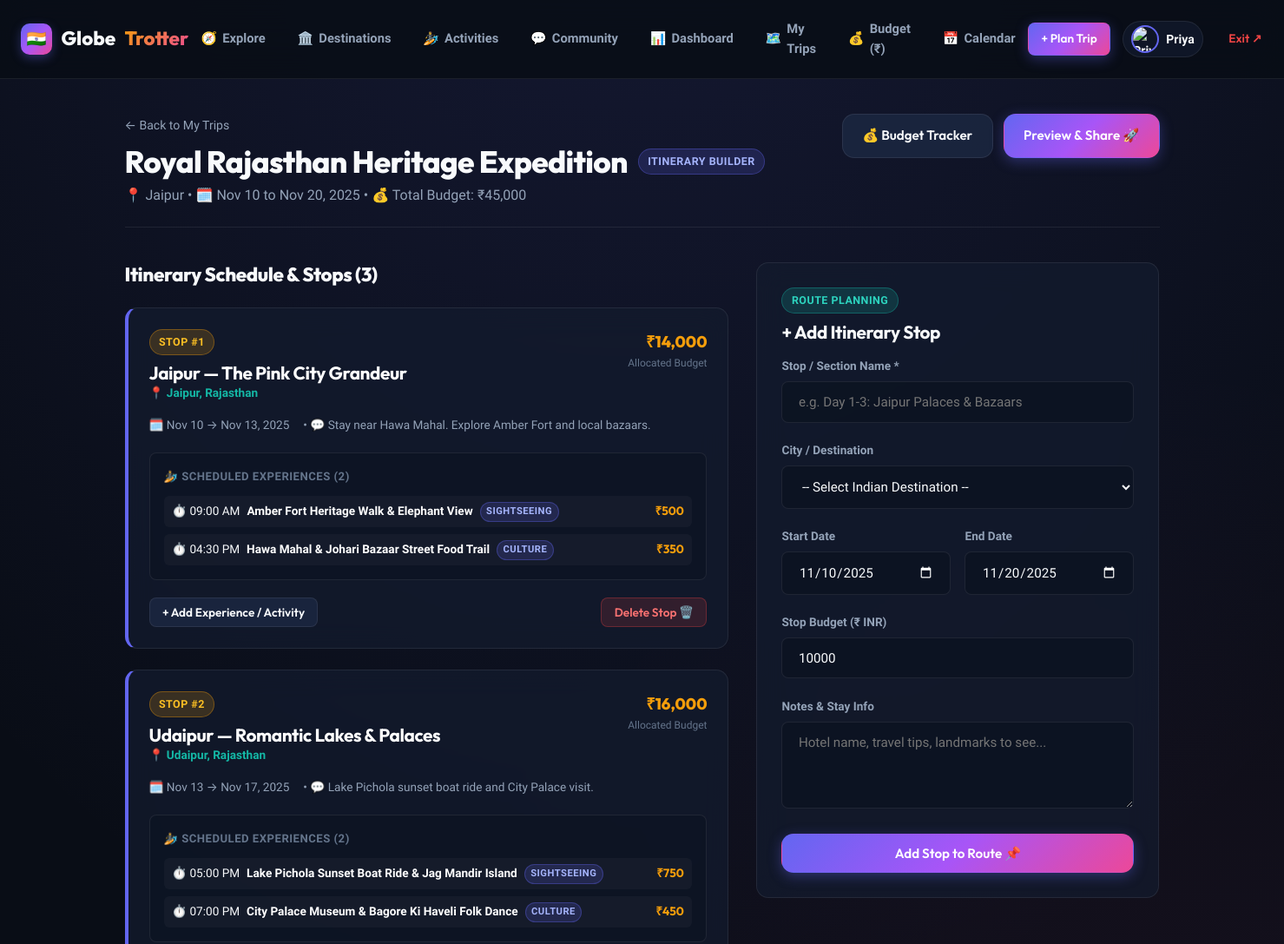
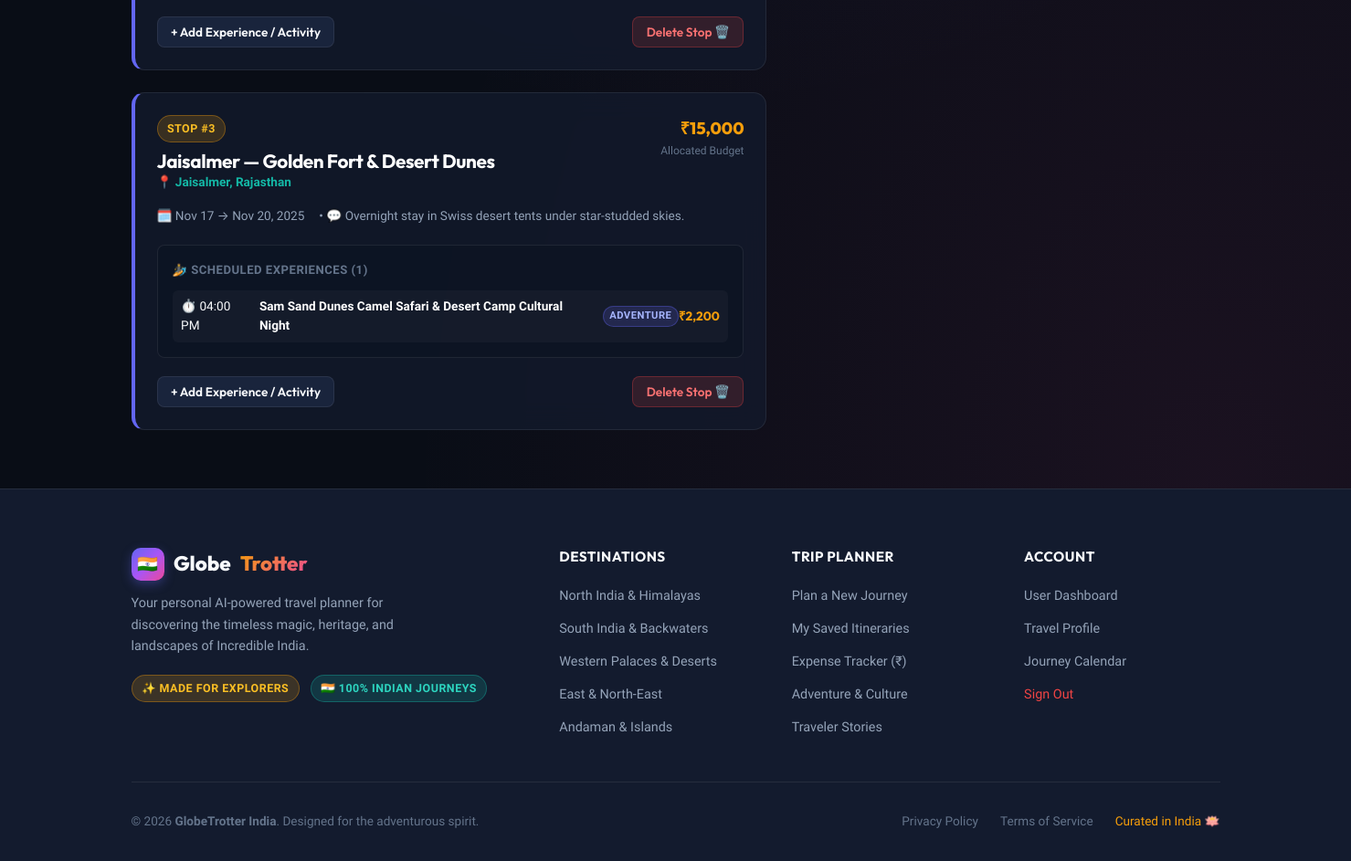
Screenshot of /itinerary_builder.php?trip_id=1 (signed in) with the database file from the repository (2 pictures, top to bottom).
### tables this page shows
CREATE TABLE IF NOT EXISTS trips (
    id INT AUTO_INCREMENT PRIMARY KEY,
    user_id INT NOT NULL,
    country_id INT,
    city_id INT,
    name VARCHAR(150) NOT NULL,
    description TEXT,
    notes TEXT,
    start_date DATE,
    end_date DATE,
    cover_photo VARCHAR(500),
    total_budget DECIMAL(10,2) DEFAULT 0.00,
    status ENUM('planned', 'ongoing', 'completed') DEFAULT 'planned',
    is_public BOOLEAN DEFAULT FALSE,
    share_slug VARCHAR(255) UNIQUE,
    created_at TIMESTAMP DEFAULT CURRENT_TIMESTAMP,
    FOREIGN KEY (user_id) REFERENCES users(id) ON DELETE CASCADE,
    FOREIGN KEY (country_id) REFERENCES countries(id) ON DELETE SET NULL,
    FOREIGN KEY (city_id) REFERENCES cities(id) ON DELETE SET NULL
);

CREATE TABLE IF NOT EXISTS cities (
    id INT AUTO_INCREMENT PRIMARY KEY,
    country_id INT NOT NULL,
    region_id INT,
    name VARCHAR(100) NOT NULL,
    state VARCHAR(100),
    population INT,
    cost_index DECIMAL(5,2) DEFAULT 1.00,
    popularity_score INT DEFAULT 80,
    avg_daily_cost INT DEFAULT 2500,  
    image_url VARCHAR(500),
    description TEXT,
    best_time_to_visit VARCHAR(100),
    FOREIGN KEY (country_id) REFERENCES countries(id) ON DELETE CASCADE,
    FOREIGN KEY (region_id) REFERENCES regions(id) ON DELETE SET NULL,
    UNIQUE KEY uq_city_country (name, country_id)
);

CREATE TABLE IF NOT EXISTS itinerary_sections (
    id INT AUTO_INCREMENT PRIMARY KEY,
    trip_id INT NOT NULL,
    city_id INT,
    section_name VARCHAR(150) NOT NULL,
    start_date DATE,
    end_date DATE,
    budget DECIMAL(10,2) DEFAULT 0.00,
    order_index INT DEFAULT 1,
    notes TEXT,
    FOREIGN KEY (trip_id) REFERENCES trips(id) ON DELETE CASCADE,
    FOREIGN KEY (city_id) REFERENCES cities(id) ON DELETE SET NULL
);

CREATE TABLE IF NOT EXISTS trip_activities (
    id INT AUTO_INCREMENT PRIMARY KEY,
    stop_id INT NOT NULL,
    activity_id INT NOT NULL,
    scheduled_time VARCHAR(20),
    notes TEXT,
    cost DECIMAL(10,2) DEFAULT 0.00,
    is_completed BOOLEAN DEFAULT FALSE,
    FOREIGN KEY (stop_id) REFERENCES itinerary_sections(id) ON DELETE CASCADE,
    FOREIGN KEY (activity_id) REFERENCES activities(id) ON DELETE CASCADE,
    UNIQUE KEY uq_stop_activity (stop_id, activity_id)
);

CREATE TABLE IF NOT EXISTS activities (
    id INT AUTO_INCREMENT PRIMARY KEY,
    city_id INT,
    name VARCHAR(150) NOT NULL,
    description TEXT,
    category VARCHAR(100) DEFAULT 'Sightseeing',
    cost DECIMAL(10,2) DEFAULT 0.00,  
    duration INT DEFAULT 120,  
    image_url VARCHAR(500),
    created_at TIMESTAMP DEFAULT CURRENT_TIMESTAMP,
    FOREIGN KEY (city_id) REFERENCES cities(id) ON DELETE SET NULL
);

### includes/auth_guard.php (called while the page is built, shortened)
<?php
function require_auth(): int {
    return (int)$_SESSION['user_id'];
}
?>

### itinerary_builder.php (the view, shortened to what this page needs)
<?php
require_once 'includes/auth_guard.php';
require_once 'includes/db_connect.php';
$userId = require_auth();
$tripId = isset($_GET['trip_id']) ? intval($_GET['trip_id']) : 0;
$tripStmt = $conn->prepare("SELECT t.*, c.name AS city_name, c.state AS city_state
    FROM trips t
    LEFT JOIN cities c ON t.city_id = c.id
    WHERE t.id = ? AND t.user_id = ?");
$tripStmt->bind_param("ii", $tripId, $userId);
$tripStmt->execute();
$trip = $tripStmt->get_result()->fetch_assoc();
$stopsQuery = $conn->query("SELECT s.*, c.name AS city_name, c.state AS city_state
    FROM itinerary_sections s
    LEFT JOIN cities c ON s.city_id = c.id
    WHERE s.trip_id = {$tripId}
    ORDER BY s.order_index ASC, s.start_date ASC");
$stops = $stopsQuery->fetch_all(MYSQLI_ASSOC);
include 'includes/header.php';
?>
<div class="main-content">
  <div class="container">
    <div style="display:flex; justify-content:space-between; align-items:flex-start; flex-wrap:wrap; gap:1.5rem; margin-bottom:2.5rem; padding-bottom:1.5rem; border-bottom:1px solid var(--border);">
      <div>
        <a href="my_trips.php" class="text-muted" style="font-size:0.88rem; display:inline-flex; align-items:center; gap:0.35rem; margin-bottom:0.5rem;">
          ← Back to My Trips
        </a>
        <div style="display:flex; align-items:center; gap:0.75rem;">
          <h1 style="font-size:2.2rem; font-weight:800;"><?php echo htmlspecialchars($trip['name']); ?></h1>
          <span class="badge badge-primary">Itinerary Builder</span>
        </div>
        <p class="text-muted" style="margin-top:0.25rem;">
          📍 <?php echo htmlspecialchars($trip['city_name'] ?? 'India'); ?> • 🗓️ <?php echo date('M d', strtotime($trip['start_date'])); ?> to <?php echo date('M d, Y', strtotime($trip['end_date'])); ?> • 💰 Total Budget: ₹<?php echo number_format($trip['total_budget']); ?>
        </p>
      </div>
      <div style="display:flex; gap:0.75rem;">
        <a href="budget.php?trip_id=<?php echo $tripId; ?>" class="btn btn-secondary">💰 Budget Tracker</a>
        <a href="itinerary_view.php?trip_id=<?php echo $tripId; ?>" class="btn btn-primary">Preview &amp; Share 🚀</a>
      </div>
    </div>
    <div style="display:grid; grid-template-columns: 1.8fr 1.2fr; gap:2rem; align-items:start;">
      <div>
        <div style="display:flex; justify-content:space-between; align-items:center; margin-bottom:1.5rem;">
          <h2 style="font-size:1.4rem; font-weight:800;">Itinerary Schedule &amp; Stops (<?php echo count($stops); ?>)</h2>
        </div>
        <?php if (empty($stops)): ?>
          <div class="card" style="text-align:center; padding:3rem 1.5rem;">
            <span style="font-size:3rem; display:block; margin-bottom:1rem;">📍</span>
            <h3 style="margin-bottom:0.5rem;">No stops added yet</h3>
            <p class="text-muted">Add your first destination stop using the form on the right.</p>
          </div>
        <?php else: ?>
          <div style="display:flex; flex-direction:column; gap:1.5rem;">
            <?php foreach ($stops as $idx => $stop):
                $stopActivities = $conn->query("SELECT ta.*, a.name AS activity_name, a.category, a.duration
                    FROM trip_activities ta
                    JOIN activities a ON ta.activity_id = a.id
                    WHERE ta.stop_id = {$stop['id']}")->fetch_all(MYSQLI_ASSOC);
            ?>
              <div class="card" style="padding:1.5rem; position:relative; border-left: 4px solid var(--primary);">
                <div style="display:flex; justify-content:space-between; align-items:flex-start; margin-bottom:1rem;">
                  <div>
                    <span class="badge badge-gold" style="margin-bottom:0.4rem;">Stop #<?php echo $idx + 1; ?></span>
                    <h3 style="font-size:1.3rem; color:#fff;"><?php echo htmlspecialchars($stop['section_name']); ?></h3>
                    <div style="font-size:0.85rem; color:var(--teal); font-weight:600;">
                      📍 <?php echo htmlspecialchars($stop['city_name'] ?? 'Custom Location'); ?><?php echo $stop['city_state'] ? ', ' . htmlspecialchars($stop['city_state']) : ''; ?>
                    </div>
                  </div>
                  <div style="text-align:right;">
                    <div style="font-family:'Outfit',sans-serif; font-size:1.15rem; font-weight:800; color:var(--gold);">
                      ₹<?php echo number_format($stop['budget']); ?>
                    </div>
                    <div style="font-size:0.75rem; color:var(--text-dim);">Allocated Budget</div>
                  </div>
                </div>
                <div style="display:flex; align-items:center; gap:1rem; font-size:0.85rem; color:var(--text-muted); margin-bottom:1.25rem;">
                  <span>🗓️ <?php echo date('M d', strtotime($stop['start_date'])); ?> → <?php echo date('M d, Y', strtotime($stop['end_date'])); ?></span>
                  <?php if (!empty($stop['notes'])): ?>
                    <span>• 💬 <?php echo htmlspecialchars($stop['notes']); ?></span>
                  <?php endif; ?>
                </div>
                <div style="background:rgba(13,19,34,0.6); padding:1rem; border-radius:var(--radius-sm); border:1px solid var(--border); margin-bottom:1.25rem;">
                  <div style="display:flex; justify-content:space-between; align-items:center; margin-bottom:0.75rem;">
                    <span style="font-size:0.82rem; font-weight:700; text-transform:uppercase; color:var(--text-dim); letter-spacing:0.5px;">
                      🏄 Scheduled Experiences (<?php echo count($stopActivities); ?>)
                    </span>
                  </div>
                  <?php if (empty($stopActivities)): ?>
                    <p style="font-size:0.82rem; color:var(--text-dim); margin:0;">No activities attached yet. Click below to add one!</p>
                  <?php else: ?>
                    <div style="display:flex; flex-direction:column; gap:0.5rem;">
                      <?php foreach ($stopActivities as $sAct): ?>
                        <div style="display:flex; justify-content:space-between; align-items:center; padding:0.4rem 0.6rem; background:rgba(255,255,255,0.03); border-radius:6px; font-size:0.85rem;">
                          <div style="display:flex; align-items:center; gap:0.5rem;">
                            <span>⏱️ <?php echo htmlspecialchars($sAct['scheduled_time']); ?></span>
                            <span style="font-weight:600; color:#fff;"><?php echo htmlspecialchars($sAct['activity_name']); ?></span>
                            <span class="badge badge-primary" style="font-size:0.7rem; padding:0.1rem 0.4rem;"><?php echo htmlspecialchars($sAct['category']); ?></span>
                          </div>
                          <div style="font-family:'Outfit',sans-serif; font-weight:700; color:var(--gold);">
                            ₹<?php echo number_format($sAct['cost']); ?>
                          </div>
                        </div>
                      <?php endforeach; ?>
                    </div>
                  <?php endif; ?>
                </div>
                <div style="display:flex; justify-content:space-between; align-items:center;">
                  <button class="btn btn-secondary btn-sm" onclick="openActivityModal(<?php echo $stop['id']; ?>, '<?php echo addslashes($stop['section_name']); ?>')">
                    + Add Experience / Activity
                  </button>
                  <form method="POST" action="itinerary_builder.php?trip_id=<?php echo $tripId; ?>" onsubmit="return confirm('Remove this stop and its activities?');">
                    <button type="submit" class="btn btn-danger btn-sm">Delete Stop 🗑️</button>
                  </form>
                </div>
              </div>
            <?php endforeach; ?>
          </div>
        <?php endif; ?>
      </div>
      <div class="card" style="padding:1.75rem; position:sticky; top:5.5rem;">
        <span class="badge badge-teal" style="margin-bottom:0.5rem;">Route Planning</span>
        <h3 style="font-size:1.3rem; margin-bottom:1rem;">+ Add Itinerary Stop</h3>
        <form method="POST" action="itinerary_builder.php?trip_id=<?php echo $tripId; ?>">
          <div class="form-group">
            <label class="form-label">Stop / Section Name *</label>
            <input type="text" name="section_name" placeholder="e.g. Day 1-3: Jaipur Palaces & Bazaars" required>
          </div>
          <div class="form-group">
            <label class="form-label">City / Destination</label>
            <select name="city_id" required>
              <option value="" disabled selected>-- Select Indian Destination --</option>
            </select>
          </div>
          <div style="display:grid; grid-template-columns:1fr 1fr; gap:1rem;">
            <div class="form-group">
              <label class="form-label">Start Date</label>
              <input type="date" name="start_date" value="<?php echo $trip['start_date']; ?>" required>
            </div>
            <div class="form-group">
              <label class="form-label">End Date</label>
              <input type="date" name="end_date" value="<?php echo $trip['end_date']; ?>" required>
            </div>
          </div>
          <div class="form-group">
            <label class="form-label">Stop Budget (₹ INR)</label>
            <input type="number" name="budget" placeholder="10000" step="500" value="10000">
          </div>
          <div class="form-group">
            <label class="form-label">Notes &amp; Stay Info</label>
            <textarea name="notes" placeholder="Hotel name, travel tips, landmarks to see..." rows="2"></textarea>
          </div>
          <button type="submit" class="btn btn-primary btn-block">
            <span>Add Stop to Route 📌</span>
          </button>
        </form>
      </div>
    </div>
  </div>
</div>
<?php include 'includes/footer.php'; ?>

### rows the page displays
trips: name "Royal Rajasthan Heritage Expedition", city.name "Jaipur", start_date "Nov 10", end_date "Nov 20, 2025", total_budget "45,000", start_date "11/10/2025", end_date "11/20/2025"
itinerary_sections: section_name "Jaipur — The Pink City Grandeur", city.name "Jaipur", city.state "Rajasthan", budget "14,000", start_date "Nov 10", end_date "Nov 13, 2025", notes "Stay near Hawa Mahal. Explore Amber Fort and local bazaars.", count($stopActivities) "2"
trip_activities: scheduled_time "09:00 AM", activity.name "Amber Fort Heritage Walk & Elephant View", activity.category "SIGHTSEEING", cost "500"
trip_activities: scheduled_time "04:30 PM", activity.name "Hawa Mahal & Johari Bazaar Street Food Trail", activity.category "CULTURE", cost "350"
itinerary_sections: section_name "Udaipur — Romantic Lakes & Palaces", city.name "Udaipur", city.state "Rajasthan", budget "16,000", start_date "Nov 13", end_date "Nov 17, 2025", notes "Lake Pichola sunset boat ride and City Palace visit.", count($stopActivities) "2"
trip_activities: scheduled_time "05:00 PM", activity.name "Lake Pichola Sunset Boat Ride & Jag Mandir Island", activity.category "SIGHTSEEING", cost "750"
trip_activities: scheduled_time "07:00 PM", activity.name "City Palace Museum & Bagore Ki Haveli Folk Dance", activity.category "CULTURE", cost "450"
itinerary_sections: section_name "Jaisalmer — Golden Fort & Desert Dunes", city.name "Jaisalmer", city.state "Rajasthan", budget "15,000", start_date "Nov 17", end_date "Nov 20, 2025", notes "Overnight stay in Swiss desert tents under star-studded skies.", count($stopActivities) "1"
trip_activities: scheduled_time "04:00 PM", activity.name "Sam Sand Dunes Camel Safari & Desert Camp Cultural Night", activity.category "ADVENTURE", cost "2,200"

### other values shown
$icon "🧭 🏛️ 🏄 💬 📊 🗺️ 💰 📅"
$label "Explore Destinations Activities Community Dashboard My Trips Budget (₹) Calendar"
$userName "Priya"
count($stops) "3"
